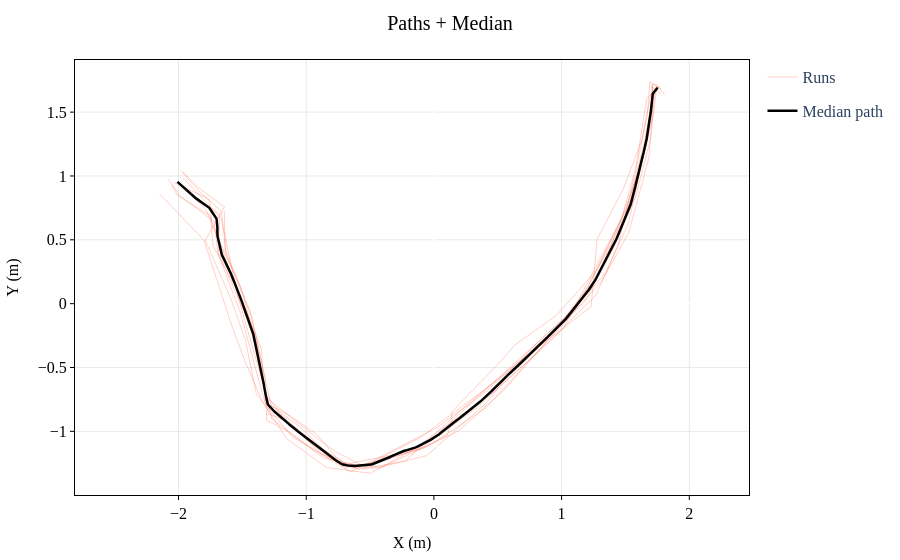

This figure's notebook cell:
### Markdown cell above
**Trajetórias 2 câmeras (winsorize) — todas as runs** com mediana calculada.

### Code cell
fig = go.Figure()

for i, (px, py) in enumerate(p for p in paths_winsorized_2cam if p is not None):
    fig.add_trace(go.Scatter(
        x=px, y=py,
        mode='lines', name=f'Runs',
        line=dict(color='tomato', width=1),
        opacity=0.3,
        legendgroup='runs', showlegend=(i == 0)
    ))

fig.add_trace(go.Scatter(
    x=median_path_winsorized_x_2cam, y=median_path_winsorized_y_2cam,
    mode='lines', name='Median path',
    line=dict(color='black', width=2.5)
))

fig.update_layout(
    title='Paths + Median',
    xaxis_title='X (m)', yaxis_title='Y (m)',
    yaxis_scaleanchor='x', hovermode='closest'
)
apply_ieee_style(fig)
save_fig(fig, 'paths_2cam_median.svg')
fig.show()

### Figure 1 — Plotly figure (JSON) as saved in the notebook; plotly's stock layout.template omitted (floating-point values rounded to 4 significant figures; data arrays with more than 128 entries replaced by an {"elided": "..."} marker saying what was removed)
{"data": [{"legendgroup": "runs", "line": {"color": "tomato", "width": 1}, "mode": "lines", "name": "Runs", "opacity": 0.3, "showlegend": true, "type": "scatter", "x": {"elided": "500 float values"}, "y": {"elided": "500 float values"}}, {"legendgroup": "runs", "line": {"color": "tomato", "width": 1}, "mode": "lines", "name": "Runs", "opacity": 0.3, "showlegend": false, "type": "scatter", "x": {"elided": "500 float values"}, "y": {"elided": "500 float values"}}, {"legendgroup": "runs", "line": {"color": "tomato", "width": 1}, "mode": "lines", "name": "Runs", "opacity": 0.3, "showlegend": false, "type": "scatter", "x": {"elided": "500 float values"}, "y": {"elided": "500 float values"}}, {"legendgroup": "runs", "line": {"color": "tomato", "width": 1}, "mode": "lines", "name": "Runs", "opacity": 0.3, "showlegend": false, "type": "scatter", "x": {"elided": "500 float values"}, "y": {"elided": "500 float values"}}, {"legendgroup": "runs", "line": {"color": "tomato", "width": 1}, "mode": "lines", "name": "Runs", "opacity": 0.3, "showlegend": false, "type": "scatter", "x": {"elided": "500 float values"}, "y": {"elided": "500 float values"}}, {"legendgroup": "runs", "line": {"color": "tomato", "width": 1}, "mode": "lines", "name": "Runs", "opacity": 0.3, "showlegend": false, "type": "scatter", "x": {"elided": "500 float values"}, "y": {"elided": "500 float values"}}, {"legendgroup": "runs", "line": {"color": "tomato", "width": 1}, "mode": "lines", "name": "Runs", "opacity": 0.3, "showlegend": false, "type": "scatter", "x": {"elided": "500 float values"}, "y": {"elided": "500 float values"}}, {"legendgroup": "runs", "line": {"color": "tomato", "width": 1}, "mode": "lines", "name": "Runs", "opacity": 0.3, "showlegend": false, "type": "scatter", "x": {"elided": "500 float values"}, "y": {"elided": "500 float values"}}, {"legendgroup": "runs", "line": {"color": "tomato", "width": 1}, "mode": "lines", "name": "Runs", "opacity": 0.3, "showlegend": false, "type": "scatter", "x": {"elided": "500 float values"}, "y": {"elided": "500 float values"}}, {"legendgroup": "runs", "line": {"color": "tomato", "width": 1}, "mode": "lines", "name": "Runs", "opacity": 0.3, "showlegend": false, "type": "scatter", "x": {"elided": "500 float values"}, "y": {"elided": "500 float values"}}, {"line": {"color": "black", "width": 2.5}, "mode": "lines", "name": "Median path", "type": "scatter", "x": {"elided": "500 float values"}, "y": {"elided": "500 float values"}}], "layout": {"hovermode": "closest", "legend": {"font": {"family": "Times New Roman", "size": 16}}, "margin": {"b": 60, "l": 60, "r": 20, "t": 60}, "paper_bgcolor": "white", "plot_bgcolor": "white", "title": {"font": {"color": "black", "family": "Times New Roman", "size": 20}, "text": "Paths + Median", "x": 0.5, "xanchor": "center"}, "xaxis": {"gridcolor": "lightgrey", "gridwidth": 0.5, "linecolor": "black", "linewidth": 1, "mirror": true, "showgrid": true, "showline": true, "tickcolor": "black", "tickfont": {"color": "black", "family": "Times New Roman", "size": 16}, "ticklen": 4, "ticks": "outside", "tickwidth": 1, "title": {"font": {"color": "black", "family": "Times New Roman", "size": 16}, "text": "X (m)"}}, "yaxis": {"gridcolor": "lightgrey", "gridwidth": 0.5, "linecolor": "black", "linewidth": 1, "mirror": true, "scaleanchor": "x", "showgrid": true, "showline": true, "tickcolor": "black", "tickfont": {"color": "black", "family": "Times New Roman", "size": 16}, "ticklen": 4, "ticks": "outside", "tickwidth": 1, "title": {"font": {"color": "black", "family": "Times New Roman", "size": 16}, "text": "Y (m)"}}}}
